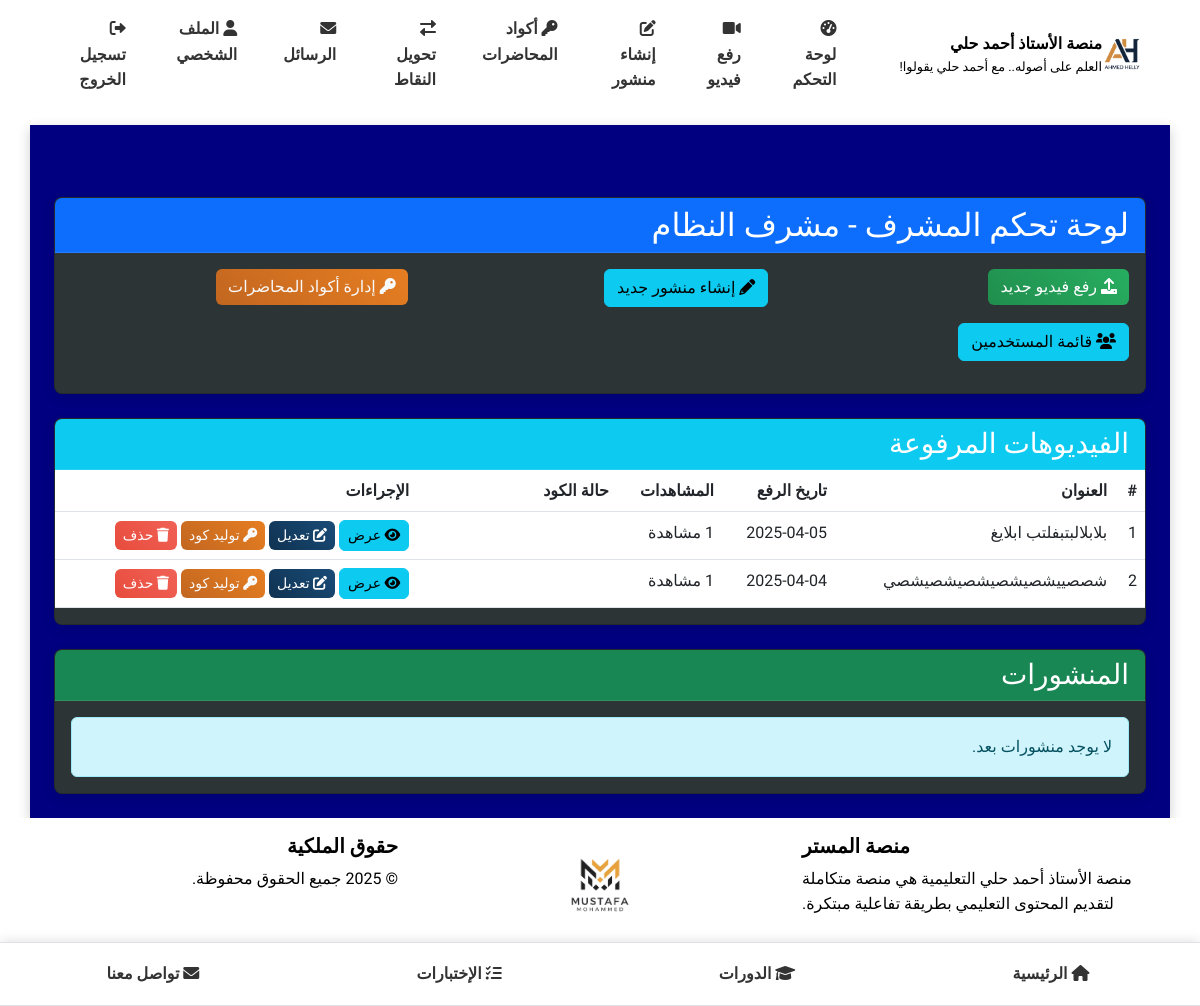
The page /admin/dashboard (signed in) on the database its author committed.
### models.py (models this page shows, shortened)
class User(UserMixin, db.Model):
    __tablename__ = 'users'
    id = db.Column(db.Integer, primary_key=True)
    username = db.Column(db.String(64), unique=True, nullable=False)
    full_name = db.Column(db.String(100), nullable=True)  # الاسم الثلاثي
    email = db.Column(db.String(100), nullable=True)  # البريد الإلكتروني للاستعادة
    phone = db.Column(db.String(20), nullable=True)   # رقم الهاتف للاستعادة
    password_hash = db.Column(db.String(256), nullable=False)
    role = db.Column(db.String(20), nullable=False)  # 'admin' or 'student'
    points = db.Column(db.Integer, default=0)  # نقاط المحفظة
    reset_token = db.Column(db.String(100), nullable=True)  # رمز استعادة كلمة المرور
    reset_token_expiry = db.Column(db.DateTime, nullable=True)  # تاريخ انتهاء صلاحية الرمز
    created_at = db.Column(db.DateTime, default=datetime.utcnow)  # تاريخ إنشاء الحساب
    videos = db.relationship('Video', backref='uploader', lazy='dynamic')
    comments = db.relationship('Comment', backref='author', lazy='dynamic')
    posts = db.relationship('Post', backref='author', lazy='dynamic')
    video_views = db.relationship('VideoView', backref='viewer', lazy='dynamic')
    def is_admin(self):
        return self.role == 'admin'

class Video(db.Model):
    __tablename__ = 'videos'
    id = db.Column(db.Integer, primary_key=True)
    title = db.Column(db.String(100), nullable=False)
    url = db.Column(db.String(200), nullable=True)  # يمكن أن يكون فارغًا في حالة رفع ملف
    file_path = db.Column(db.String(200), nullable=True)  # مسار الملف المرفوع
    description = db.Column(db.Text)
    uploaded_by = db.Column(db.Integer, db.ForeignKey('users.id'), nullable=False)
    created_at = db.Column(db.DateTime, default=datetime.utcnow)
    requires_code = db.Column(db.Boolean, default=True)  # هل تتطلب المحاضرة كود للوصول
    points_cost = db.Column(db.Integer, default=0)  # تكلفة الفيديو بالنقاط
    comments = db.relationship('Comment', backref='video', lazy='dynamic', cascade='all, delete-orphan')

### routes.py (the view)
@admin_bp.route('/dashboard')
@login_required
def dashboard():
    if not current_user.is_admin():
        abort(403)
    videos = Video.query.order_by(Video.created_at.desc()).all()
    posts = Post.query.order_by(Post.created_at.desc()).all()
    video_stats = {}
    for video in videos:
        views = VideoView.query.filter_by(video_id=video.id).all()
        viewers = User.query.join(VideoView, User.id == VideoView.user_id).filter(VideoView.video_id == video.id).all()
        active_codes = LectureCode.query.filter_by(video_id=video.id, is_active=True).all()
        video_stats[video.id] = {
            'views_count': len(views),
            'viewers': viewers,
            'active_codes': active_codes
        }
    return render_template('admin/dashboard.html', videos=videos, posts=posts, video_stats=video_stats)

### app.py (called while the page is built)
    @login_manager.user_loader
    def load_user(user_id):
        return User.query.get(int(user_id))

### routes.py (called while the page is built)
@app.context_processor
def inject_now():
    return {'now': datetime.now()}

### templates/admin/dashboard.html (shortened to what this page needs)
{% extends 'base.html' %}
{% block content %}
<div class="container mt-5 text-right">
    <div class="row">
        <div class="col-md-12">
            <div class="card mb-4">
                <div class="card-header bg-primary text-white">
                    <h2 class="mb-0">لوحة تحكم المشرف - {{ current_user.full_name }}</h2>
                </div>
                <div class="card-body">
                    <div class="row">
                        <div class="col-md-4 mb-3">
                            <a href="{{ url_for('admin.upload_video') }}" class="btn btn-success btn-block">
                                <i class="fa fa-upload"></i> رفع فيديو جديد
                            </a>
                        </div>
                        <div class="col-md-4 mb-3">
                            <a href="{{ url_for('admin.create_post') }}" class="btn btn-info btn-block">
                                <i class="fa fa-pencil"></i> إنشاء منشور جديد
                            </a>
                        </div>
                        <div class="col-md-4 mb-3">
                            <a href="{{ url_for('admin.lecture_codes') }}" class="btn btn-warning btn-block">
                                <i class="fa fa-key"></i> إدارة أكواد المحاضرات
                            </a>
                        </div>
                        <div class="col-md-4 mb-3">
                            <a href="{{ url_for('admin.users_list') }}" class="btn btn-info btn-block">
                                <i class="fas fa-users"></i> قائمة المستخدمين
                            </a>
                        </div>
                    </div>
                </div>
            </div>
            <div class="card mb-4">
                <div class="card-header bg-info text-white">
                    <h3 class="mb-0">الفيديوهات المرفوعة</h3>
                </div>
                <div class="card-body p-0">
                    {% if videos %}
                    <div class="table-responsive">
                        <table class="table table-hover">
                            <thead class="thead-light">
                                <tr>
                                    <th>#</th>
                                    <th>العنوان</th>
                                    <th>تاريخ الرفع</th>
                                    <th>المشاهدات</th>
                                    <th>حالة الكود</th>
                                    <th>الإجراءات</th>
                                </tr>
                            </thead>
                            <tbody>
                                {% for video in videos %}
                                <tr>
                                    <td>{{ loop.index }}</td>
                                    <td>{{ video.title }}</td>
                                    <td>{{ video.created_at.strftime('%Y-%m-%d') }}</td>
                                    <td>{{ video_stats[video.id]['views_count'] }} مشاهدة</td>
                                    <td>
                                        {% if video.requires_code %}
                                            <span class="badge badge-warning">يتطلب كود</span>
                                            {% if video_stats[video.id]['active_codes'] %}
                                                <span class="badge badge-success">{{ video_stats[video.id]['active_codes']|length }} أكواد نشطة</span>
                                            {% else %}
                                                <span class="badge badge-danger">لا توجد أكواد نشطة</span>
                                            {% endif %}
                                        {% else %}
                                            <span class="badge badge-success">متاح للجميع</span>
                                        {% endif %}
                                    </td>
                                    <td>
                                        <a href="{{ url_for('student.view_video', video_id=video.id) }}" class="btn btn-sm btn-info">
                                            <i class="fa fa-eye"></i> عرض
                                        </a>
                                        <a href="{{ url_for('admin.edit_video', video_id=video.id) }}" class="btn btn-sm btn-primary">
                                            <i class="fa fa-edit"></i> تعديل
                                        </a>
                                        {% if video.requires_code %}
                                            <form method="POST" action="{{ url_for('admin.create_lecture_code', video_id=video.id) }}" class="d-inline">
                                                <button type="submit" class="btn btn-sm btn-warning">
                                                    <i class="fa fa-key"></i> توليد كود
                                                </button>
                                            </form>
                                        {% endif %}
                                        <a href="{{ url_for('admin.delete_video', video_id=video.id) }}" class="btn btn-sm btn-danger" onclick="return confirm('هل أنت متأكد من حذف هذا الفيديو؟');">
                                            <i class="fa fa-trash"></i> حذف
                                        </a>
                                    </td>
                                </tr>
                                {% endfor %}
                            </tbody>
                        </table>
                    </div>
                    {% else %}
                    <div class="alert alert-info m-3">لا يوجد فيديوهات مرفوعة بعد.</div>
                    {% endif %}
                </div>
            </div>
            <div class="card">
                <div class="card-header bg-success text-white">
                    <h3 class="mb-0">المنشورات</h3>
                </div>
                <div class="card-body p-0">
                    {% if posts %}
                    <div class="table-responsive">
                        <table class="table table-hover">
                            <thead class="thead-light">
                                <tr>
                                    <th>#</th>
                                    <th>العنوان</th>
                                    <th>تاريخ النشر</th>
                                    <th>الإجراءات</th>
                                </tr>
                            </thead>
                            <tbody>
                                {% for post in posts %}
                                <tr>
                                    <td>{{ loop.index }}</td>
                                    <td>{{ post.title }}</td>
                                    <td>{{ post.created_at.strftime('%Y-%m-%d') }}</td>
                                    <td>
                                        <a href="{{ url_for('student.view_post', post_id=post.id) }}" class="btn btn-sm btn-info">
                                            <i class="fa fa-eye"></i> عرض
                                        </a>
                                        <a href="{{ url_for('admin.delete_post', post_id=post.id) }}" class="btn btn-sm btn-danger" onclick="return confirm('هل أنت متأكد من حذف هذا المنشور؟');">
                                            <i class="fa fa-trash"></i> حذف
                                        </a>
                                    </td>
                                </tr>
                                {% endfor %}
                            </tbody>
                        </table>
                    </div>
                    {% else %}
                    <div class="alert alert-info m-3">لا يوجد منشورات بعد.</div>
                    {% endif %}
                </div>
            </div>
        </div>
    </div>
</div>
{% endblock %}

### static/css/style.css (style rules this page uses)
:root { --primary-color: #1a4c78; --primary-light: #2c6ca8; --primary-dark: #0f3251; --secondary-color: #27ae60; --secondary-light: #4cc482; --secondary-dark: #208e4e; --accent-color: #e67e22; --accent-light: #f4a261; --accent-dark: #c26620; --danger-color: #e74c3c; --text-light: #f8f9fa; --text-dark: #343a40; --bg-light: #ffffff; --bg-dark: #111111; --bg-card: #2d3436; --bg-card-dark: #222; --header-height: 80px; }
body { direction: rtl; text-align: right; font-family: 'Tajawal', 'Segoe UI', Tahoma, Geneva, Verdana, sans-serif; line-height: 1.6; color: #333; background-color: var(--bg-light); transition: background-color 0.3s ease; display: flex; flex-direction: column; min-height: 100vh; }
.card { animation: fadeIn 0.6s ease-out; border-radius: 8px; overflow: hidden; box-shadow: 0 4px 12px rgba(0,0,0,0.1); transition: all 0.3s ease; background-color: var(--bg-card); color: var(--text-light); }
.card .card-header { background-color: var(--bg-card-dark); color: var(--text-light); border-bottom: 1px solid rgba(255,255,255,0.1); }
.btn { transition: all 0.3s ease; border-radius: 6px; font-weight: 500; }
.btn-primary { background: linear-gradient(45deg, var(--primary-dark), var(--primary-color)); border: none; }
.btn-success { background: linear-gradient(45deg, var(--secondary-dark), var(--secondary-color)); border: none; }
.btn-danger { background: linear-gradient(45deg, var(--danger-color), #f16156); border: none; }
.btn-warning { background: linear-gradient(45deg, var(--accent-dark), var(--accent-color)); border: none; color: var(--text-light); }

### templates/base.html (style rules this page uses)
body { font-family: 'Tajawal', sans-serif; }

### rows shown on the page
User: full_name "مشرف النظام"
Video: title "بلابلالبتبفلتب ابلايغ", created_at "2025-04-05"
Video: title "شصصييشصيشصيشصيشصيشصي", created_at "2025-04-04"
